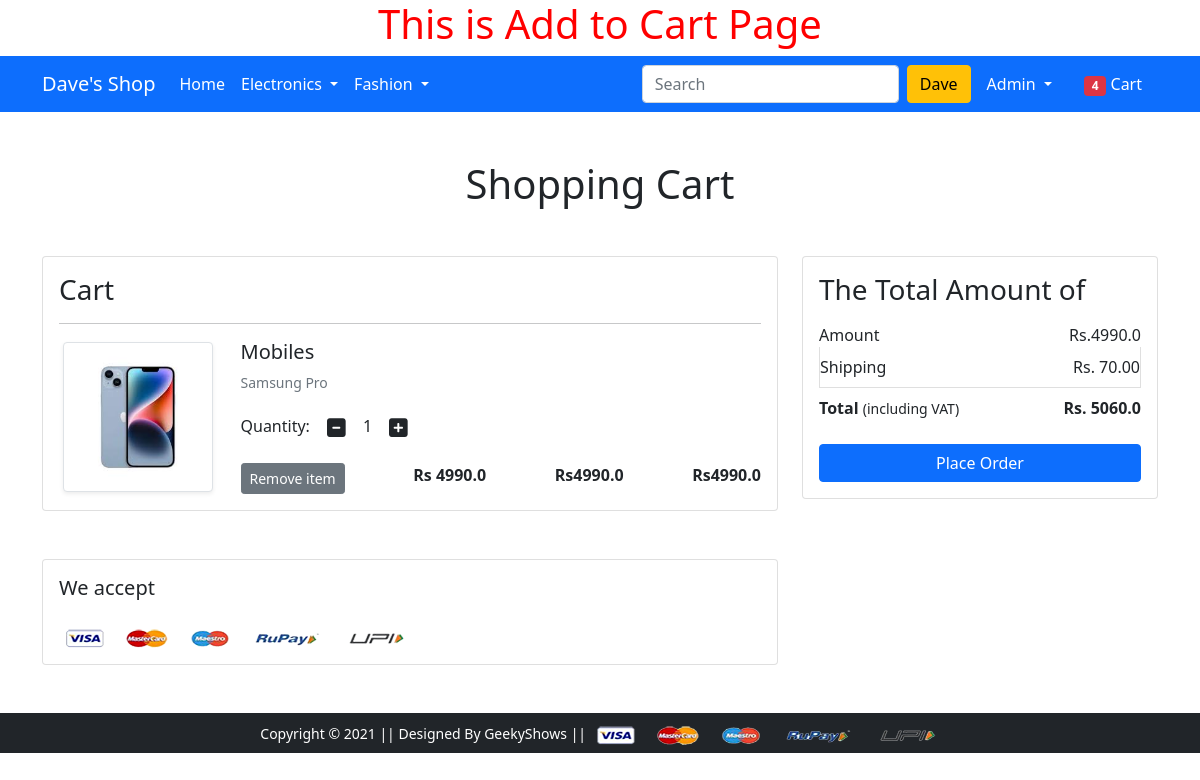
The app's page /cart/ (signed in) with its own data.
### shop/models.py (models this page shows, shortened)
class Cart(models.Model):
    user = models.ForeignKey(User,on_delete=models.CASCADE)
    product = models.ForeignKey(Product,on_delete=models.CASCADE)
    quantity = models.PositiveIntegerField(default=1)

class Product(models.Model):
    title = models.CharField(max_length=100)
    selling_price = models.FloatField()
    discounted_price=models.FloatField()
    description = models.TextField()
    brand= models.CharField(max_length=100)
    category=models.CharField(choices=CATEGORY_CHOICES,max_length=2)
    product_image=models.ImageField(upload_to='productimg')

### shop/views.py (the view)
# urls.py: path('cart/',views.show_cart,name='showcart'),
@login_required
def show_cart(request):
    totalitem = 0
    if request.user.is_authenticated:
        user=request.user
        cart = Cart.objects.filter(user=user)
        amount = 0.0
        shipping_amount = 70.0
        total_amount = 0.0
        cart_product = [p for p in Cart.objects.all() if p.user == user]
        if request.user.is_authenticated:
            totalitem = len(Cart.objects.filter(user=request.user))
        if cart_product:
            for p in cart:
                tempamount = (p.quantity * p.product.discounted_price)
                amount += tempamount
                total_amount = amount + shipping_amount
            return render(request,'shop/addtocart.html',{'carts':cart,'totalamount':total_amount,'amount':amount,'totalitem':totalitem})
        else:
            return render(request,'shop/emptycart.html')

### shop/templates/shop/addtocart.html (shortened to what this page needs)
{% extends "shop/base.html" %}
{% load static %}
{% block main-content %}
<div class="container my-5">
 <div class="row">
  <h1 class="text-center mb-5">Shopping Cart</h1>
  <div class="col-sm-8">
  <div class="card">
   <div class="card-body">
    <h3>Cart</h3>
    {% for cart in carts %}
    <hr>
    <div class="row">
     <div class="col-sm-3 text-center align-self-center"><img src="{{cart.product.product_image.url}}" alt="" srcset="" class="img-fluid img-thumbnail shadow-sm" height="150" width="150"> </div>
     <div class="col-sm-9">
      <div>
       <h5>{{cart.product.title}}</h5>
       <p class="mb-2 text-muted small">{{cart.product.description}}</p>
       <div class="my-3">
        <label for="quantity">Quantity:</label>
        <a class="minus-cart btn" pid="{{cart.product.id}}"><i class="fas fa-minus-square fa-lg"></i></a>
          <span id="quantity">{{cart.quantity}}</span>
        <a class="plus-cart btn"  pid="{{cart.product.id}}"><i class="fas fa-plus-square fa-lg"></i></a>
       </div>
       <div class="d-flex justify-content-between">
        <a href="#" class="btn btn-sm btn-secondary mr-3 remove-cart" pid="{{cart.product.id}}">Remove item </a>
        <p class="mb-0"><span><strong>Rs {{cart.product.discounted_price}}</strong></span></p>
        <p class="mb-0"><span><strong>Rs{{cart.product.discounted_price}}</strong></span></p>
        <p class="mb-0"><span><strong>Rs{{cart.product.discounted_price}}</strong></span></p>
       </div>
      </div>
     </div>
    </div>
    {% endfor %}
      </div>
     </div>
    </div>
  <div class="col-sm-4">
   <div class="card">
    <div class="card-body">
      <h3>The Total Amount of</h3>
      <ul class="list-group">
       <li class="list-group-item d-flex justify-content-between align-items-center border-0 px-0 pb-0" >Amount<span>Rs.<span id="amount">{{amount}}</span></span> </li>
       <li class="list-group-item d-flex justify-content-between align-items-center px-0">Shipping<span>Rs. 70.00</span></li>
       <li class="list-group-item d-flex justify-content-between align-items-center border-0 px-0 mb-3">
        <div>
           <strong>Total</strong> <small>(including VAT)</small>
         </div>
         <span><strong>Rs. <strong id="totalamount">{{totalamount}}</strong></strong></span>
       </li>
      </ul>
      <div class="d-grid"><a href="{% url 'checkout' %}" class="btn btn-primary">Place Order</a></div>
    </div>
   </div>
  </div>
 </div>
</div>
<div class="container">
 <div class="row">
  <div class="col-sm-8">
   <div class="card">
    <div class="card-body">
      <h5 class="mb-4">We accept</h5>
      <img src="{% static 'shop/images/payment.png' %}" alt="" class="img-fluid">
    </div>
  </div>
  </div>
 </div>
</div>
{% endblock main-content %}

### shop/templates/shop/base.html (shortened to what this page needs)
<!DOCTYPE html>
{% load static %}
<html lang="en">
<head>
    <link href="https://cdn.jsdelivr.net/npm/bootstrap@5.0.0-beta1/dist/css/bootstrap.min.css" rel="stylesheet">
    <link rel="stylesheet" href="{% static 'shop/css/owl.carousel.min.css' %}">
    <link rel="stylesheet" href="{% static 'shop/css/all.min.css' %}">
    <link rel="stylesheet" href="{% static 'shop/css/style.css' %}">
</head>
<body>
     <h1 style="text-align:center; color:red;">
    </h1>
    <nav class="navbar navbar-expand-lg navbar-dark bg-primary">
     <div class="container">
       <a class="navbar-brand" href="/">Dave's Shop</a>
       <div class="collapse navbar-collapse" id="navbarSupportedContent">
         <ul class="navbar-nav me-auto mb-2 mb-lg-0">
           <li class="nav-item">
             <a class="nav-link active" aria-current="page" href="/">Home</a>
           </li>
           <li class="nav-item dropdown">
             <a class="nav-link dropdown-toggle text-white" href="#" id="electronicsDropdown" role="button" data-bs-toggle="dropdown" aria-expanded="false">
               Electronics
             </a>
           </li>
           <li class="nav-item dropdown">
             <a class="nav-link dropdown-toggle text-white" href="#" id="fashionDropdown" role="button" data-bs-toggle="dropdown" aria-expanded="false">
               Fashion
             </a>
           </li>
         </ul>
         <form class="d-flex">
           <input class="form-control me-2" type="search" placeholder="Search" aria-label="Search">
           <button class="btn btn-warning" type="submit">Dave</button>
         </form>
         <div>
          <ul class="navbar-nav me-auto mb-2 mb-lg-0">
           {% if request.user.is_authenticated %}
           <li class="nav-item dropdown mx-2">
              <a class="nav-link dropdown-toggle text-white" href="#" id="profileDropdown" role="button" data-bs-toggle="dropdown" aria-expanded="false">
               {{request.user.username|capfirst}}
              </a>
            </li>
            <li class="nav-item mx-2">
             <a href="{% url 'showcart' %}" class="nav-link text-white"><span class="badge bg-danger">4</span> Cart </a>
            </li>
            {% endif %}
          </ul>
         </div>
       </div>
     </div>
    </nav>
    {% block main-content %} {% endblock main-content %}
    <footer class="container-fluid bg-dark text-center p-2 mt-5">
        <small class="text-white">Copyright &copy; 2021 || Designed By GeekyShows || </small>
        <img src="{% static 'shop/images/payment.png' %}" alt="" srcset="" class="img-fluid" height="2px">
    </footer>
</body>
</html>

### records on screen
Cart: product.product_image (picture), product "Mobiles", product.description "Samsung Pro", quantity "1", product.discounted_price "4990.0"

### other values on screen
{{ request.user.username|capfirst }} "Admin"
{{ amount }} "4990.0"
{{ totalamount }} "5060.0"
